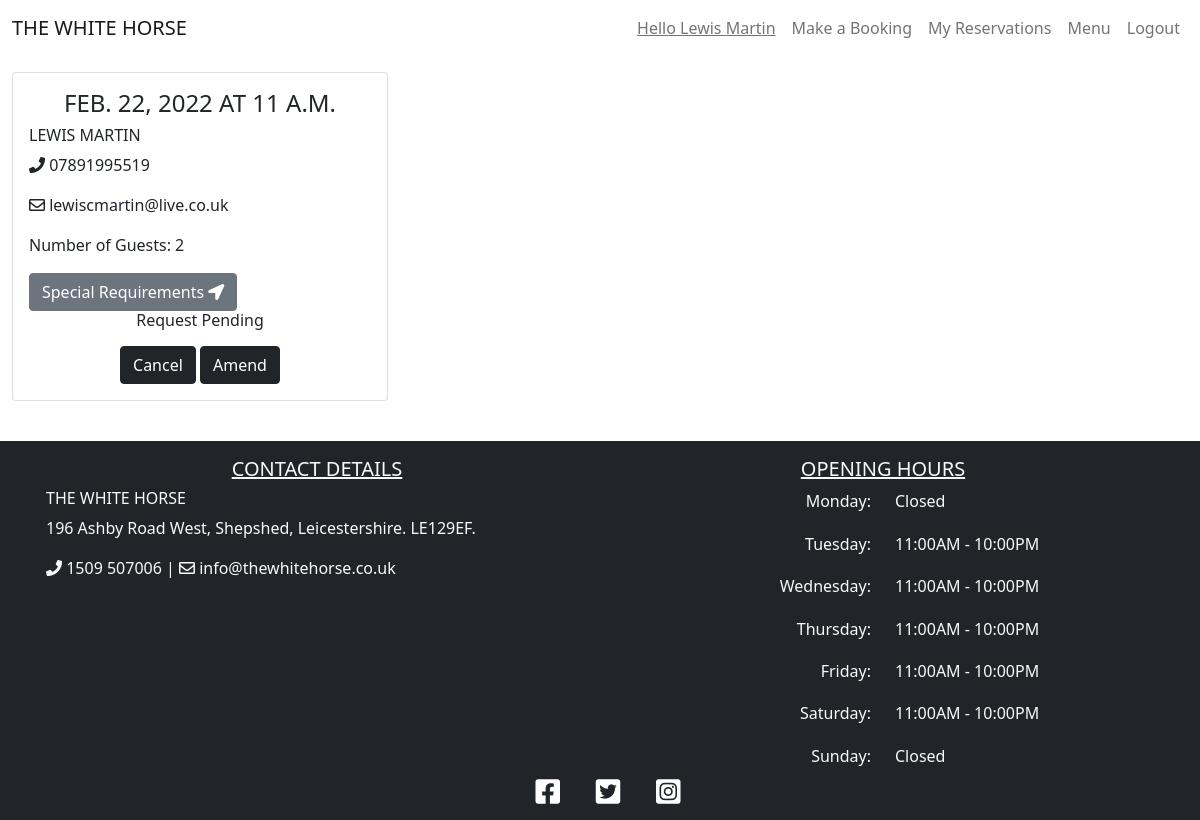
The page /reservations (signed in) on the database as committed earlier.
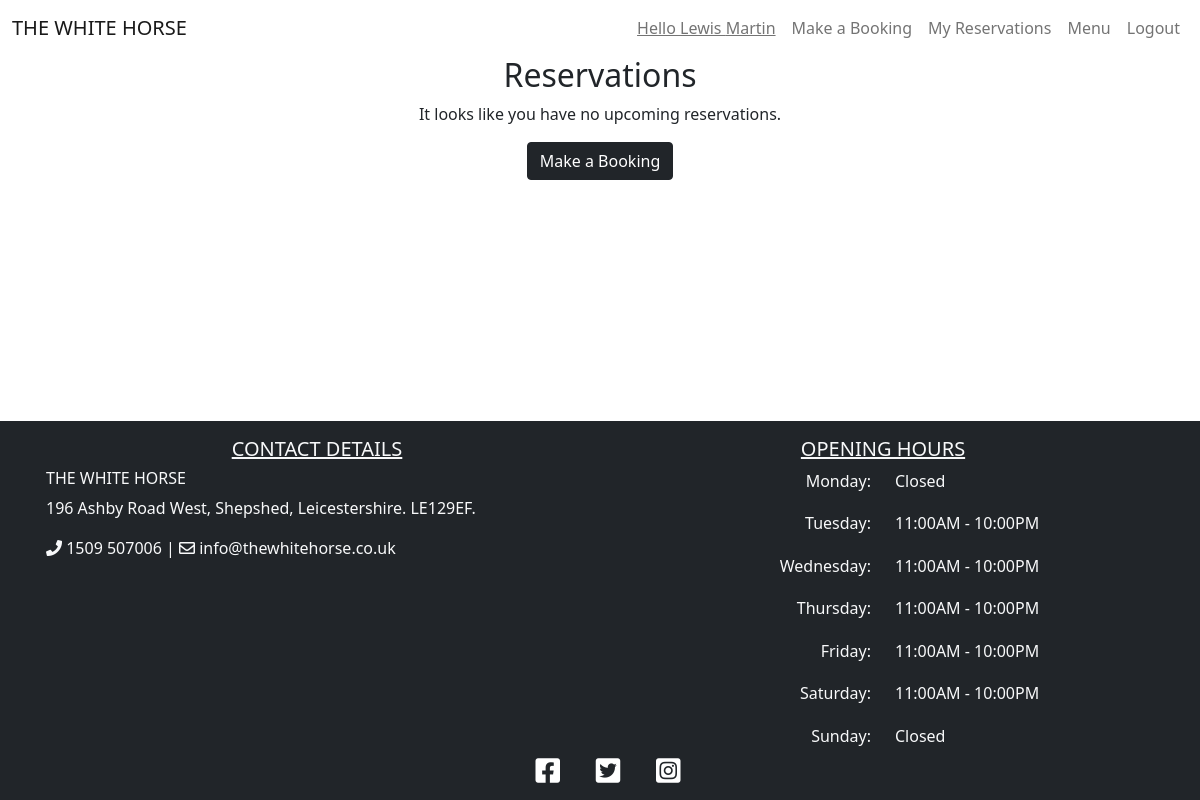
The same page on the database as committed later.
### booking/models.py (models this page shows, shortened)
class Booking(models.Model):
    user = models.ForeignKey(User, on_delete=models.CASCADE)
    lead = models.CharField(max_length=200, blank=False)
    email = models.CharField(max_length=200, blank=False)
    phoneNumberRegex = RegexValidator(regex=r'^\+?1?\d{9,15}$')
    mobile = models.CharField(
        validators=[phoneNumberRegex], max_length=16, blank=False
        )
    date = models.DateField(blank=False)
    time = models.TimeField(blank=False)
    notes = models.TextField(max_length=200)
    guests = models.PositiveIntegerField(blank=False)
    status = models.IntegerField(choices=STATUS, default=0)
    class Meta:
        ordering = ['-date']

### booking/views.py (the view)
# urls.py: path('reservations', views.ReservationList.as_view(), name='reservations'),
class ReservationList(generic.ListView):
    model = Booking
    def sort(self, reservations):
        for reservation in reservations:
            if reservation.date < datetime.date.today():
                reservation.delete()
                return reservations
    def get(self, request, *args, **kwargs):
        if request.user.is_authenticated:
            reservations = Booking.objects.filter(user=request.user)
            self.sort(reservations)
            return render(
                request, 'reservations.html',
                {
                    'reservations': reservations,
                },
            )
        else:
            return redirect(reverse("account_login"))

### booking/mapbox_context_processor.py (called while the page is built)
def mapbox_renderer(request):
    return {
       'mapbox_token': settings.MAPBOX_TOKEN
    }

### templates/reservations.html (shortened to what this page needs)
{% extends "base.html" %}
{% block content %}
{% if not reservations %}
<div class="container mb-3">
    <div class="row">
        <div class="col-lg-12 text-center">
            <h2>Reservations</h2>
            <p>It looks like you have no upcoming reservations.</p>
            <a href="{% url 'booking' %}"><button class="btn btn-dark">Make a Booking</button></a>
        </div>
    </div>
</div>
{% else %}
<div class="container-fluid mb-3">
    <div class="row">
        <div class="col-12 mt-3 left">
            <div class="row">
                {% for reservation in reservations %}
                <div class="col-md-4">
                    <div class="card mb-4">
                        <div class="card-body">
                            <h4 class='card-title text-uppercase text-center'>{{ reservation.date }} at
                                {{ reservation.time }}</h4>
                            <h6 class="text-uppercase">{{ reservation.lead }}</h6>
                            <div class='card-text'>
                                <p><i class="fas fa-phone"></i> {{ reservation.mobile }}</p>
                                <p><i class="far fa-envelope"></i> {{ reservation.email }}</p>
                                <p>Number of Guests: {{ reservation.guests }}</p>
                                <button data-bs-toggle='modal' data-bs-target='#notes' class="btn btn-secondary">Special
                                    Requirements <i class="fas fa-location-arrow"></i></button>
                                <div class='text-center h6'>
                                    {% if reservation.status == 1 %}
                                    <p>Reservation Accepted</p>
                                    {% elif reservation.status == 2 %}
                                    <p>Reservation Declined</p>
                                    {% else %}
                                    <p>Request Pending</p>
                                    {% endif %}
                                </div>
                            </div>
                            <div class='text-center'>
                                <button data-bs-toggle='modal' data-bs-target='#cancel' class="btn btn-dark">Cancel</button>
                                <a href="/amend/{{ reservation.id }}"><button class="btn btn-dark">Amend</button></a>
                            </div>
                        </div>
                    </div>
                </div>
                    {% endfor %}
                </div>
        </div>
    </div>
</div>
{% endif %}
{% endblock %}

Rows that differ between the two databases and show on the page:
removed Booking: date "FEB. 22, 2022", time "11 A.M.", lead "LEWIS MARTIN", mobile "07891995519", email "lewiscmartin@live.co.uk", guests "2", status "Request Pending"
Other text that changed with them:
text now shown: "Reservations It looks like you have no upcoming reservations. Make a Booking"
